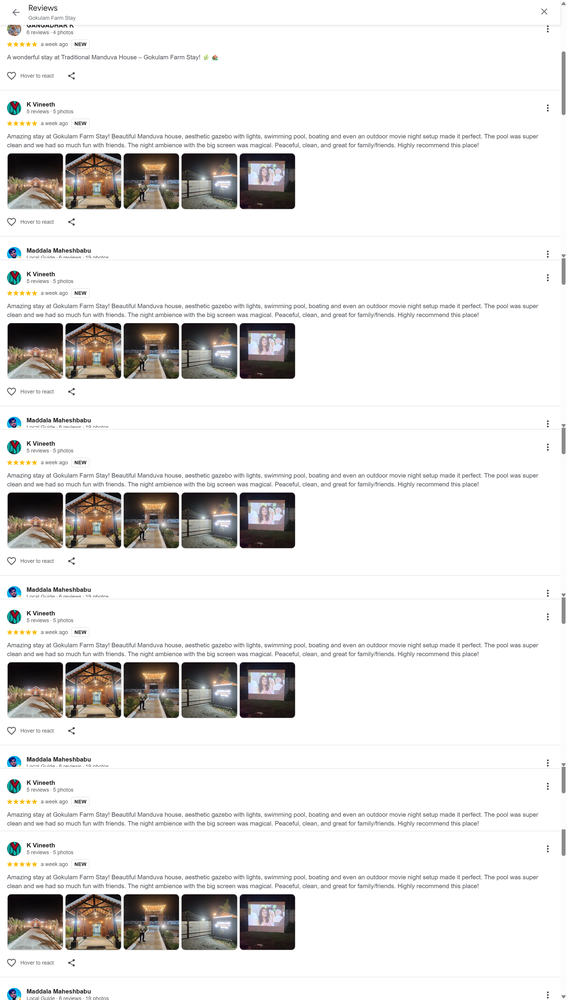
#> input picture images/Reviews.png, 567 x 1000 px, shrunk from 1920 x 3388 before the run, found by its file name; its folder holds 5 pictures in this run
$ python slice_reviews_v2.py
#> lines starting #> are read from the running program, lines starting #| are printed output that depends on the picture
import cv2
import numpy as np
from PIL import Image
import os

def slice_reviews_v2(image_path, output_prefix):
#> called with image_path = 'd:/Gokulam/images/Reviews.png', output_prefix = 'd:/Gokulam/images/review_slice'
    img = cv2.imread(image_path)
#> img is the input picture: shape (1000, 567, 3); mean B, G, R 227.3, 228.3, 229.5
    gray = cv2.cvtColor(img, cv2.COLOR_BGR2GRAY)
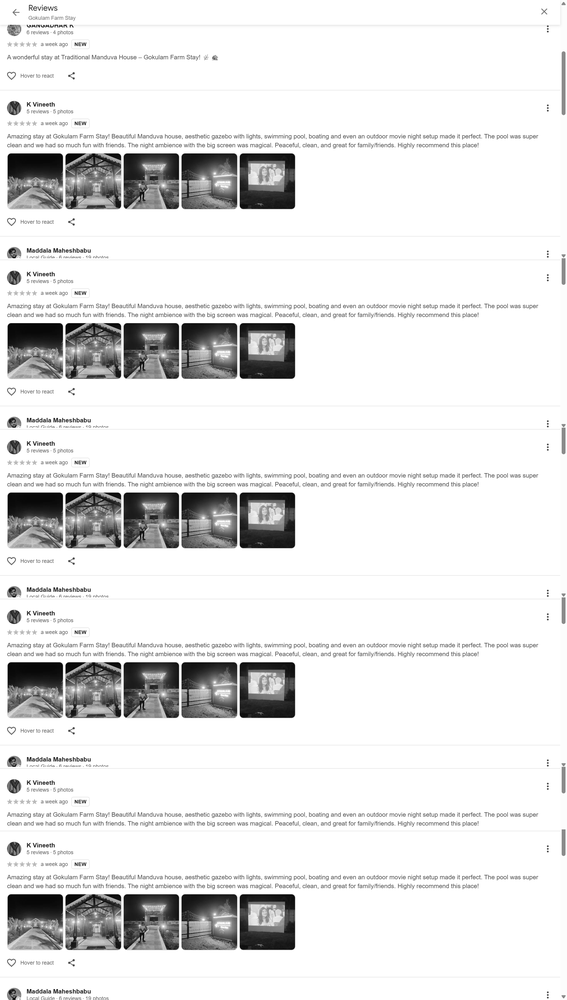
#> gray: shape (1000, 567); min 0, max 255, mean 228.6

    # A gap is a row where all pixels are almost the exact same color.
    row_stds = np.std(gray, axis=1)
#> row_stds = 1000 values, max 121 at index 154, min 0 at index 235, mean 33.91
    is_gap = row_stds < 2

    gaps = []
    in_gap = False
    gap_start = 0

    for i, val in enumerate(is_gap):
        if val and not in_gap:
            in_gap = True
            gap_start = i
        elif not val and in_gap:
            in_gap = False
            gap_end = i
            # Require the gap to be at least 15 pixels thick to avoid random solid lines
            if gap_end - gap_start >= 15:
                gaps.append((gap_start + gap_end) // 2)
#> this loop made 1000 passes
#> (val, in_gap) on passes 1, 3, 22, 25, 37, 40, 41, 43, 48, 49, 50, 52: (True, True), (False, False), (True, True), (False, False), (True, True), (False, False), (True, True), (False, False), (True, True), (False, False), (True, True), (False, False)
#> after the loop, gap_end = 988; gap_start = 967; gaps = [236, 406, 575, 745, 977]; in_gap = False

    # Also add top and bottom
    splits = [0] + gaps + [img.shape[0]]
#> splits = [0, 236, 406, 575, 745, 977, 1000]

    # Filter out splits that are too close to each other (e.g., < 200 pixels)
    # Since reviews are usually at least 200 pixels tall
    filtered_splits = [splits[0]]
#> filtered_splits = [0]
    for s in splits[1:]:
        if s - filtered_splits[-1] > 200:
            filtered_splits.append(s)
#> this loop made 6 passes
#> s on passes 1 to 6: 236, 406, 575, 745, 977, 1000
#> after the loop, filtered_splits = [0, 236, 575, 977]
    # Ensure the last split is the bottom of the image if not already close
    if img.shape[0] - filtered_splits[-1] > 200:
        filtered_splits.append(img.shape[0])
    else:
        filtered_splits[-1] = img.shape[0]

    print(f"Filtered splits: {filtered_splits}")
#| Filtered splits: [0, 236, 575, 1000]

    pil_img = Image.open(image_path)

    # Clean previous slices
    for f in os.listdir("d:/Gokulam/images"):
        if f.startswith("review_slice_"):
            os.remove(f"d:/Gokulam/images/{f}")

    saved_files = []
    for i in range(len(filtered_splits) - 1):
        top = filtered_splits[i]
        bottom = filtered_splits[i+1]

        cropped = pil_img.crop((0, top, img.shape[1], bottom))
        out_name = f"{output_prefix}_{len(saved_files)+1}.png"
        cropped.save(out_name)
        saved_files.append(out_name)
        print(f"Saved {out_name} (height: {bottom - top})")
#> this loop made 3 passes
#> (top, bottom, out_name) on passes 1 to 3: (0, 236, 'd:/Gokulam/images/review_slice_1.png'), (236, 575, 'd:/Gokulam/images/review_slice_2.png'), (575, 1000, 'd:/Gokulam/images/review_slice_3.png')
#| Saved d:/Gokulam/images/review_slice_1.png (height: 236)
#| Saved d:/Gokulam/images/review_slice_2.png (height: 339)
#| Saved d:/Gokulam/images/review_slice_3.png (height: 425)
#> pass 1, in slice_reviews_v2, `cropped = pil_img.crop((0, top, img.shape[1], bottom))`:
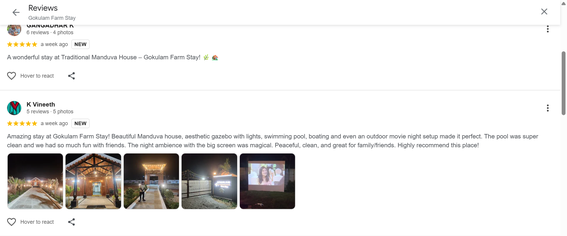
#> cropped: PIL image 567x236 RGBA; mean R, G, B, A 233.4, 232.3, 231.3, 255
#> pass 2, in slice_reviews_v2, `cropped = pil_img.crop((0, top, img.shape[1], bottom))`:
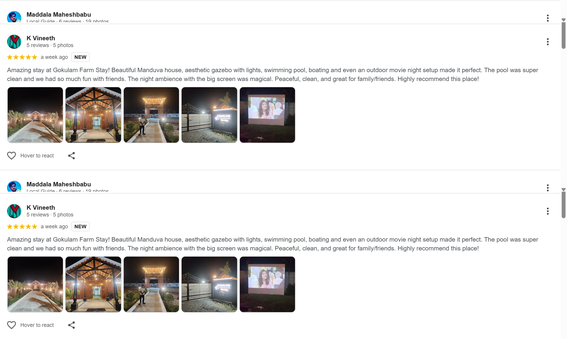
#> cropped: PIL image 567x339 RGBA; mean R, G, B, A 226, 224.5, 223.4, 255
#> pass 3, in slice_reviews_v2, `cropped = pil_img.crop((0, top, img.shape[1], bottom))`:
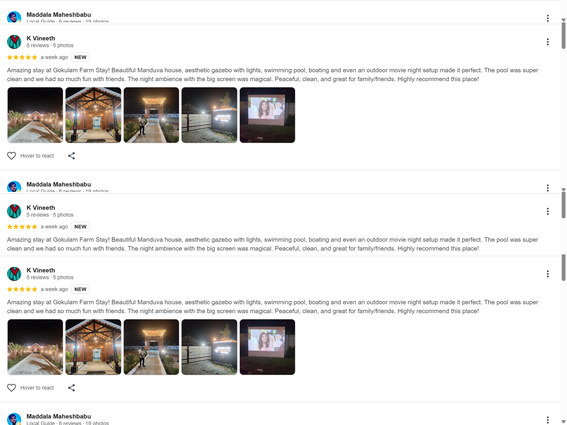
#> cropped: PIL image 567x425 RGBA; mean R, G, B, A 230.2, 229.1, 228.2, 255
#> after the loop, saved_files = ['d:/Gokulam/images/review_slice_1.png', 'd:/Gokulam/images/review_slice_2.png', 'd:/Gokulam/images/review_slice_3.png']

slice_reviews_v2("d:/Gokulam/images/Reviews.png", "d:/Gokulam/images/review_slice")
